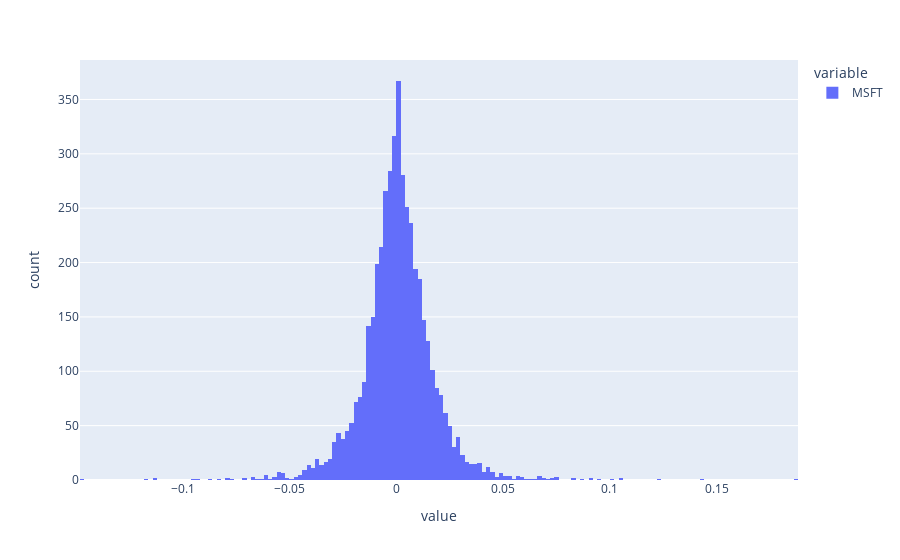

Notebook cell for this chart:
### Code cell
close['MSFT'].pct_change().plot(kind='hist')

### Figure 1 — Plotly figure (JSON) as saved in the notebook; plotly's stock layout.template omitted (floating-point values rounded to 4 significant figures; data arrays with more than 128 entries replaced by an {"elided": "..."} marker saying what was removed)
{"data": [{"alignmentgroup": "True", "bingroup": "x", "hovertemplate": "variable=MSFT<br>value=%{x}<br>count=%{y}<extra></extra>", "legendgroup": "MSFT", "marker": {"color": "#636efa", "pattern": {"shape": ""}}, "name": "MSFT", "offsetgroup": "MSFT", "orientation": "v", "showlegend": true, "type": "histogram", "x": {"elided": "4576 float values"}, "xaxis": "x", "yaxis": "y"}], "layout": {"barmode": "relative", "legend": {"title": {"text": "variable"}, "tracegroupgap": 0}, "margin": {"t": 60}, "xaxis": {"anchor": "y", "domain": [0, 1], "title": {"text": "value"}}, "yaxis": {"anchor": "x", "domain": [0, 1], "title": {"text": "count"}}}}
